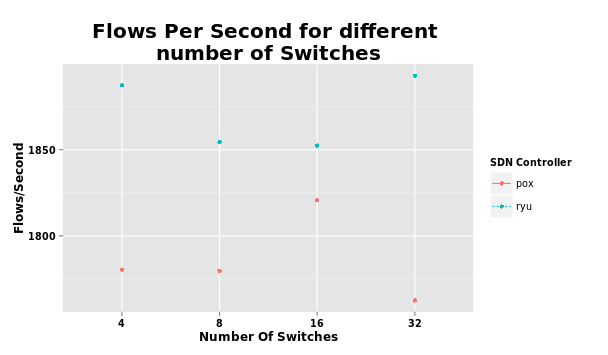

This chart was generated by the following R code:
dat <- read.csv("el6383/datafiles/output/output_4_1000.txt")
dat$controller <- "pox" 
cnames <-c("red","controller")
names(dat) <- cnames
dat <- dat [-c(10),]
final <- transform(dat, interval = colsplit(red,"=", names = c('switch', 'f/s')))
final <- transform(final, interval = colsplit(interval.f.s,"per", names = c('fpersec', 'f/s')))
final$interval.switch <- NULL
final$interval.f.s.1 <- NULL
final$interval.f.s <- NULL
final$red <- "4"
final$Flows_per_Second <- mean(final$interval.fpersec)
final$MACs <- 1000
cnames <- c("No_of_Switches","Controller","Flows_trials","Flows_per_Second","MAC's")
names(final) <- cnames
a=mean(final$Flows_per_Second)*1000
final$Flows_per_Second <- a

all<-final


dat <- read.csv("el6383/datafiles/output/output_8_1000.txt")
dat$controller <- "pox" 
cnames <-c("red","controller")
names(dat) <- cnames
dat <- dat [-c(10),]
final <- transform(dat, interval = colsplit(red,"=", names = c('switch', 'f/s')))
final <- transform(final, interval = colsplit(interval.f.s,"per", names = c('fpersec', 'f/s')))
final$interval.switch <- NULL
final$interval.f.s.1 <- NULL
final$interval.f.s <- NULL
final$red <- "8"
final$Flows_per_Second <- mean(final$interval.fpersec)
final$MACs <- 1000
cnames <- c("No_of_Switches","Controller","Flows_trials","Flows_per_Second","MAC's")
names(final) <- cnames
a=mean(final$Flows_per_Second)*1000
final$Flows_per_Second <- a


all<-rbind(all,final)


dat <- read.csv("el6383/datafiles/output/output_16_1000.txt")
dat$controller <- "pox" 
cnames <-c("red","controller")
names(dat) <- cnames
dat <- dat [-c(10),]
final <- transform(dat, interval = colsplit(red,"=", names = c('switch', 'f/s')))
final <- transform(final, interval = colsplit(interval.f.s,"per", names = c('fpersec', 'f/s')))
final$interval.switch <- NULL
final$interval.f.s.1 <- NULL
final$interval.f.s <- NULL
final$red <- "16"
final$Flows_per_Second <- mean(final$interval.fpersec)
final$MACs <- 1000
cnames <- c("No_of_Switches","Controller","Flows_trials","Flows_per_Second","MAC's")
names(final) <- cnames
a=mean(final$Flows_per_Second)*1000
final$Flows_per_Second <- a


all<-rbind(all,final)

dat <- read.csv("el6383/datafiles/output/output_32_1000.txt")
dat$controller <- "pox" 
cnames <-c("red","controller")
names(dat) <- cnames
dat <- dat [-c(10),]
final <- transform(dat, interval = colsplit(red,"=", names = c('switch', 'f/s')))
final <- transform(final, interval = colsplit(interval.f.s,"per", names = c('fpersec', 'f/s')))
final$interval.switch <- NULL
final$interval.f.s.1 <- NULL
final$interval.f.s <- NULL
final$red <- "32"
final$Flows_per_Second <- mean(final$interval.fpersec)
final$MACs <- 1000
cnames <- c("No_of_Switches","Controller","Flows_trials","Flows_per_Second","MAC's")
names(final) <- cnames
a=mean(final$Flows_per_Second)*1000
final$Flows_per_Second <- a


all<-rbind(all,final)




dat <- read.csv("el6383/datafiles/output/ryu_output_4_1000.txt")
dat$controller <- "ryu" 
cnames <-c("red","controller")
names(dat) <- cnames
dat <- dat [-c(10),]
final <- transform(dat, interval = colsplit(red,"=", names = c('switch', 'f/s')))
final <- transform(final, interval = colsplit(interval.f.s,"per", names = c('fpersec', 'f/s')))
final$interval.switch <- NULL
final$interval.f.s.1 <- NULL
final$interval.f.s <- NULL
final$red <- "4"
final$Flows_per_Second <- mean(final$interval.fpersec)
final$MACs <- 1000
cnames <- c("No_of_Switches","Controller","Flows_trials","Flows_per_Second","MAC's")
names(final) <- cnames
a=mean(final$Flows_per_Second)*1000
final$Flows_per_Second <- a

all<-rbind(all,final)


dat <- read.csv("el6383/datafiles/output/ryu_output_8_1000.txt")
dat$controller <- "ryu" 
cnames <-c("red","controller")
names(dat) <- cnames
dat <- dat [-c(10),]
final <- transform(dat, interval = colsplit(red,"=", names = c('switch', 'f/s')))
final <- transform(final, interval = colsplit(interval.f.s,"per", names = c('fpersec', 'f/s')))
final$interval.switch <- NULL
final$interval.f.s.1 <- NULL
final$interval.f.s <- NULL
final$red <- "8"
final$Flows_per_Second <- mean(final$interval.fpersec)
final$MACs <- 1000
cnames <- c("No_of_Switches","Controller","Flows_trials","Flows_per_Second","MAC's")
names(final) <- cnames
a=mean(final$Flows_per_Second)*1000
final$Flows_per_Second <- a

all<-rbind(all,final)


dat <- read.csv("el6383/datafiles/output/ryu_output_16_1000.txt")
dat$controller <- "ryu" 
cnames <-c("red","controller")
names(dat) <- cnames
dat <- dat [-c(10),]
final <- transform(dat, interval = colsplit(red,"=", names = c('switch', 'f/s')))
final <- transform(final, interval = colsplit(interval.f.s,"per", names = c('fpersec', 'f/s')))
final$interval.switch <- NULL
final$interval.f.s.1 <- NULL
final$interval.f.s <- NULL
final$red <- "16"
final$Flows_per_Second <- mean(final$interval.fpersec)
final$MACs <- 1000
cnames <- c("No_of_Switches","Controller","Flows_trials","Flows_per_Second","MAC's")
names(final) <- cnames
a=mean(final$Flows_per_Second)*1000
final$Flows_per_Second <- a

all<-rbind(all,final)



dat <- read.csv("el6383/datafiles/output/ryu_output_32_1000.txt")
dat$controller <- "ryu" 
cnames <-c("red","controller")
names(dat) <- cnames
dat <- dat [-c(10),]
final <- transform(dat, interval = colsplit(red,"=", names = c('switch', 'f/s')))
final <- transform(final, interval = colsplit(interval.f.s,"per", names = c('fpersec', 'f/s')))
final$interval.switch <- NULL
final$interval.f.s.1 <- NULL
final$interval.f.s <- NULL
final$red <- "32"
final$Flows_per_Second <- mean(final$interval.fpersec)
final$MACs <- 1000
cnames <- c("No_of_Switches","Controller","Flows_trials","Flows_per_Second","MAC's")
names(final) <- cnames
a=mean(final$Flows_per_Second)*1000
final$Flows_per_Second <- a

all<-rbind(all,final)





a <- qplot(all$No_of_Switches,all$Flows_per_Second, geom = c("point","line"),linetype=all$Controller,color=all$Controller,label=all$Flows_per_Second,xlab = "Number Of Switches", ylab = "Flows/Second",main = "Flows Per Second for different \nnumber of Switches")+theme(axis.text.x=element_text(colour="black",face="bold"),axis.title.x=element_text(face="bold"),axis.text.y=element_text(color="black",face="bold"),axis.title.y=element_text(face="bold"),legend.title = element_text(face="bold"),plot.title=element_text(face="bold",size=20))+scale_color_discrete(name="SDN Controller")+scale_linetype_discrete(name="SDN Controller")+scale_x_discrete(limits=c("4","8","16","32"))
a
